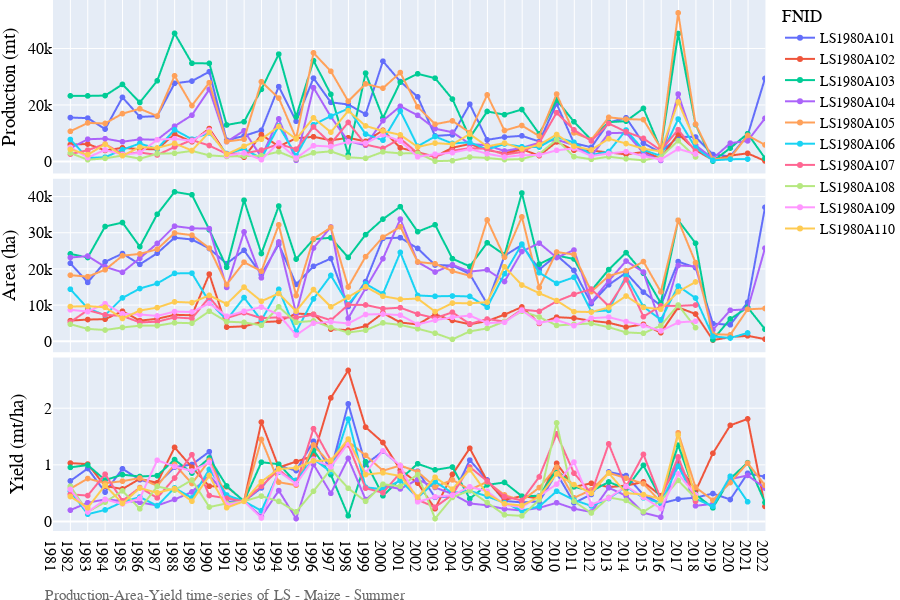
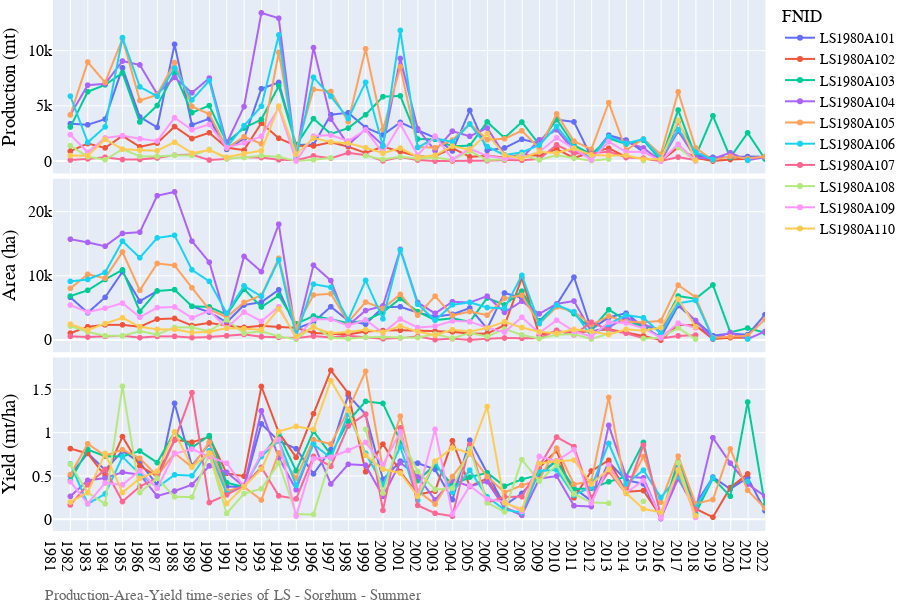
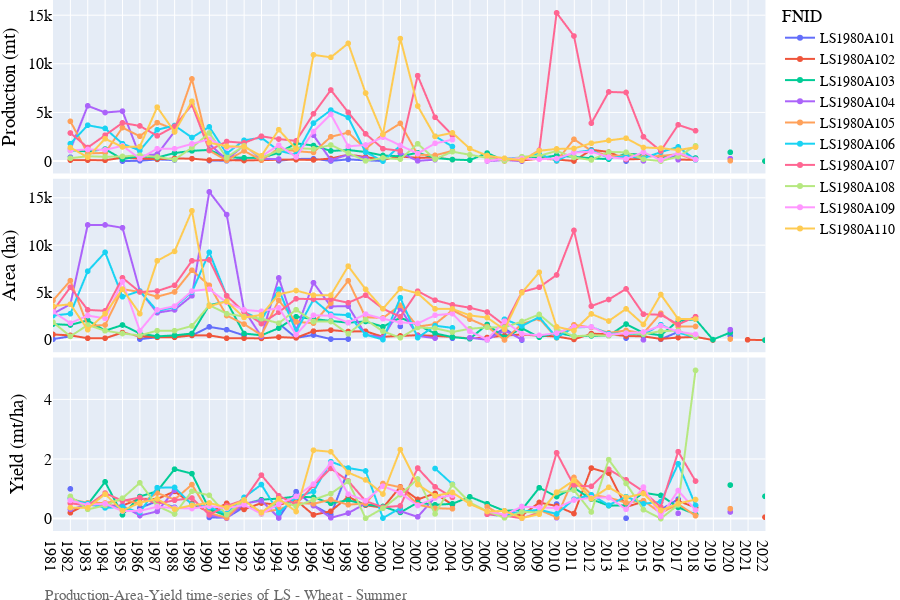

The code cell stored with these charts, in order, in its notebook:
### Code cell
# Lineplot of Production-Area-Yield time-series
country_iso, country_name = 'LS', 'Lesotho'
df = pd.read_csv('../data/crop/adm_crop_production_%s.csv' % country_iso, index_col=0)
df['year'] = df['harvest_year']
year = [df['year'].min(), df['year'].max()]
product_season = [
    ['Maize','Summer'],
    ['Sorghum','Summer'],
    ['Wheat','Summer'],
    ['Beans','Summer'],
]
for product_name, season_name in product_season:
    footnote = 'Production-Area-Yield time-series of %s - %s - %s' % (country_iso, product_name, season_name)
    fn_save = '../figures/%s_line_pay_%s_%s.png' % (country_iso, product_name, season_name)
    sub = df[(df['product'] == product_name) & (df['season_name'] == season_name)]
    fig = PlotLinePAY(sub, year, footnote)#, fn_save) #problem saving
    fig.show()
